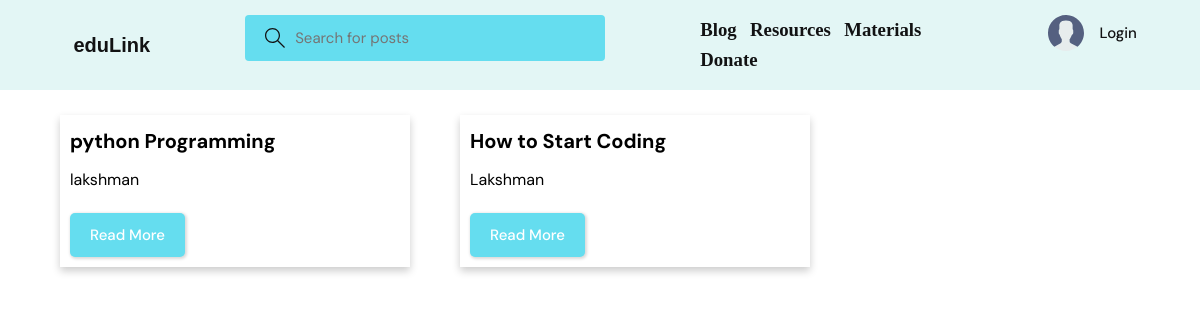
/articles/, run on an earlier commit of the app's database.
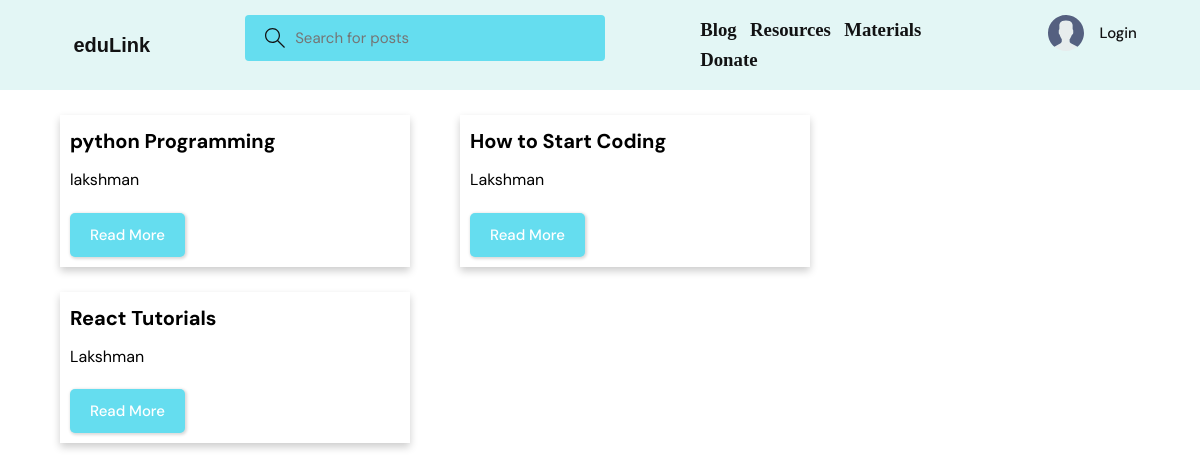
And on a later commit of the database.
### blog/models.py (models this page shows)
class Article(models.Model):
    title = models.CharField(max_length=255)
    content = models.TextField()
    author = models.CharField(max_length=255)
    category = models.CharField(max_length=255)
    created_at = models.DateTimeField(auto_now_add=True)

### blog/views.py (the view)
# urls.py: path('articles/', article_list, name='article_list'),
def article_list(request):
    articles = Article.objects.all()
    context = {'articles': articles}
    return render(request, 'articles.html', context)

### templates/articles.html (shortened to what this page needs)
{% extends 'main.html' %} {% block content %}
<div class="container">
  <div class="card-deck">
    {% for article in articles %}
    <div class="card mb-3">
      <div class="card-body">
        <h5 class="card-title">{{ article.title }}</h5>
        <p class="card-text">{{ article.author }}</p>
        <a href="{% url 'article_detail' article.pk %}" class="btn btn-primary"
          >Read More</a
        >
      </div>
    </div>
    {% endfor %}
  </div>
</div>
{% endblock content %}

### templates/main.html (shortened to what this page needs)
<!DOCTYPE html>
{% load static %}
<html lang="en">
<head>
    <link rel="stylesheet" href="{% static 'styles/style.css' %}" />
</head>
<body>
    {% include 'navbar.html' %}
    {% block content %}
    {% endblock %}
</body>
</html>

### templates/navbar.html (shortened to what this page needs)
{% load static %}
<header class="header header--loggedIn">
  <div class="container">
    <a href="{% url 'home' %}" class="header__logo">
      <h1 style="color: #121213; font-weight: bold; font-family: 'Comic Sans MS', cursive, sans-serif;">eduLink</h1>
    </a>
    <form class="header__search" method="GET" action="{% url 'home' %}">
      <label>
        <input name="q" placeholder="Search for posts" />
      </label>
    </form>
    <div class="navbar-nav">
      <a class="nav-link" href="{% url 'article_list' %}" style="font-size: 1.25em;"><h1 style="color: #121213; font-weight: bold; font-family: 'Arial: A sans-serif';">Blog &nbsp;</h1></a>
      <a class="nav-link" href="{% url 'resource_list' %}" style="font-size: 1.25em;"><h1 style="color: #121213; font-weight: bold; font-family: 'Arial: A sans-serif';">Resources &nbsp;</h1></a>
      <a class="nav-link" href="{% url 'subject_list' %}" style="font-size: 1.25em;"><h1 style="color: #121213; font-weight: bold; font-family: 'Arial: A sans-serif';">Materials&nbsp;</h1></a>
      <a class="nav-link" href="#" style="font-size: 1.25em;"><h1 style="color: #121213; font-weight: bold; font-family: 'Arial: A sans-serif';">Donate</h1></a>
  </div>
    <nav class="header__menu">
      {% if request.user.is_authenticated %}
      <div class="header__user">
        <a href="{% url 'update-user' %}">
          <div class="avatar avatar--medium active">
            <img src="{{request.user.avatar.url}}" />
          </div>
          <p>
            {{request.user.username}} <span>@{{request.user.username}}</span>
          </p>
        </a>
        <button class="dropdown-button">
          <svg
            version="1.1"
            xmlns="http://www.w3.org/2000/svg"
            width="32"
            height="32"
            viewBox="0 0 32 32"
          >
            <title>chevron-down</title>
            <path d="M16 21l-13-13h-3l16 16 16-16h-3l-13 13z"></path>
          </svg>
        </button>
      </div>
      {% else %}
      <a href="{% url 'login' %}">
        <img src="{% static 'images/avatar.svg' %}" />
        <p>Login</p>
      </a>
      {% endif %}
    </nav>
  </div>
</header>

### static/styles/style.css (style rules this page uses)
:root { --color-main: #205498; --color-main-light: #97EBF4; --color-dark: #e3f6f5; --color-dark-medium: #65DDEF; --color-dark-light: #1a8ba1; --color-light: #f7f7f7; --color-gray: #121213; --color-light-gray: #000000; --color-bg: radial-gradient(circle at 18.7% 37.8%, rgb(250, 250, 250) 0%, rgb(225, 234, 238) 90%); --color-success: #5dd693; --color-error: #fc4b0b; }
* { font-family: "DM Sans", -apple-system, BlinkMacSystemFont, "Segoe UI", Roboto, Oxygen, Ubuntu, Cantarell, "Open Sans", "Helvetica Neue", sans-serif; margin: 0; padding: 0; box-sizing: border-box; text-rendering: optimizeLegibility; font-size: inherit; }
html { font-size: 56.25%; }
@media only screen and (min-width: 1200px) { html { font-size: 62.5%; } }
body { line-height: 1.6; font-weight: 400; font-size: 1.5rem; color: var(--color-light-gray); background-color: var(--color-bg); min-height: 100vh; }
img { width: 100%; }
a { display: inline-block; color: var(--color-main); text-decoration: none; }
.container { max-width: 120rem; width: 90%; margin: auto; }
.btn { background-color: transparent; border: none; display: inline-flex; align-items: center; gap: 1rem; cursor: pointer; transition: all ease-in-out 0.3s; padding: 1rem 2rem; border-radius: 5px; box-shadow: 1px 1px 3px 1px rgba(0, 0, 0, 0.15); font-weight: 500; }
.header { padding: 1.5rem; background-color: var(--color-dark); }
.header > .container { display: flex; gap: 9.5rem; }
.header__logo, .header__user { display: flex; gap: 2rem; align-items: center; }
.header__logo > h1 { font-weight: 700; font-size: 2rem; color: var(--color-light); }
.header__search > label { background-color: var(--color-dark-medium); padding: 1.3rem 1rem; display: flex; align-items: center; gap: 1rem; border-radius: 4px; }
.header__search svg { fill: var(--color-gray); width: 2rem; height: 2rem; margin-left: 1rem; }
.header__search input { width: 30rem; background: transparent; border: none; outline: none; color: var(--color-light); }
.header__menu { margin-left: auto; position: relative; }
.header__menu a { display: flex; gap: 1.5rem; align-items: center; font-weight: 500; text-decoration: none; color: var(--color-gray); }
.header__menu img { height: 3.6rem; }
.header__menu p { line-height: 1.2; }

### templates/articles.html (style rules this page uses)
.card { box-shadow: 0 4px 8px 0 rgba(0, 0, 0, 0.2); transition: 0.3s; width: 35rem; margin: 2.5rem 5rem 0 0; float: left; }
.card-body { padding: 1rem; }
.card-title { font-size: 2rem; font-weight: bold; margin-bottom: 1rem; }
.card-text { font-size: 1.6rem; margin-bottom: 1rem; }
.btn-primary { background-color: #65ddef; border-color: #007bff; color: #fff; margin-top: 1rem; }

What changed in the data, as far as the page shows it:
added Article: title "React Tutorials", author "Lakshman"
